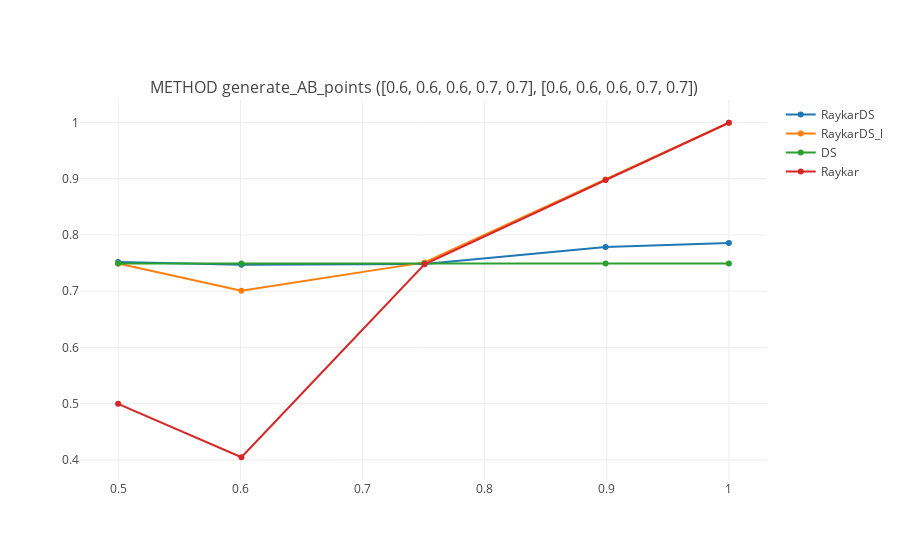
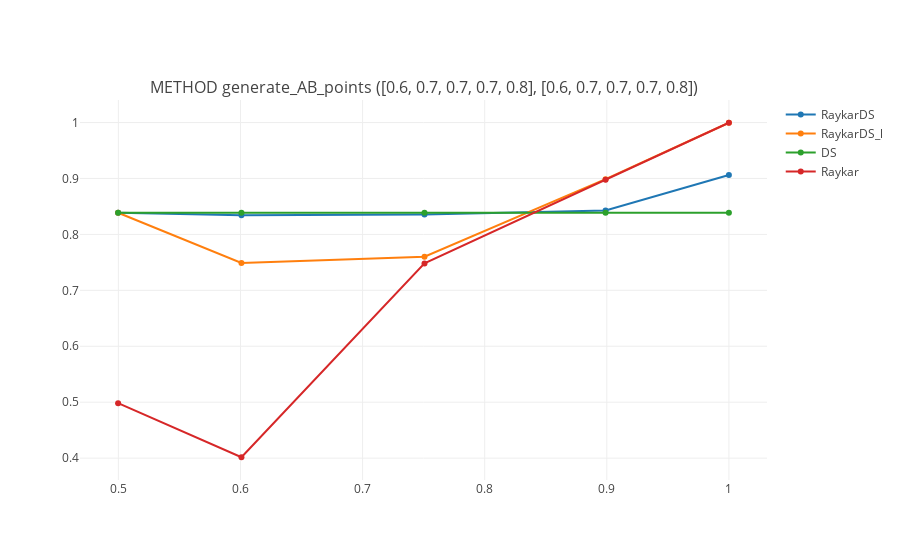
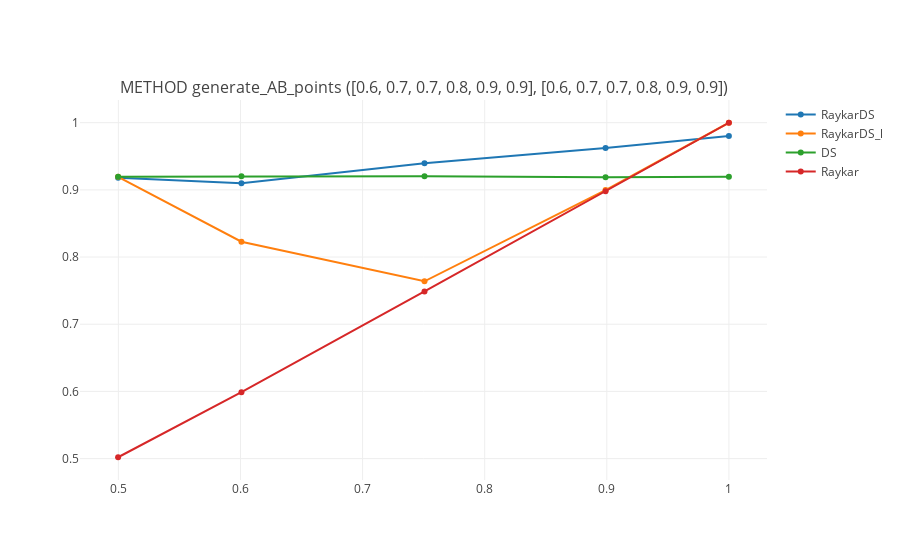
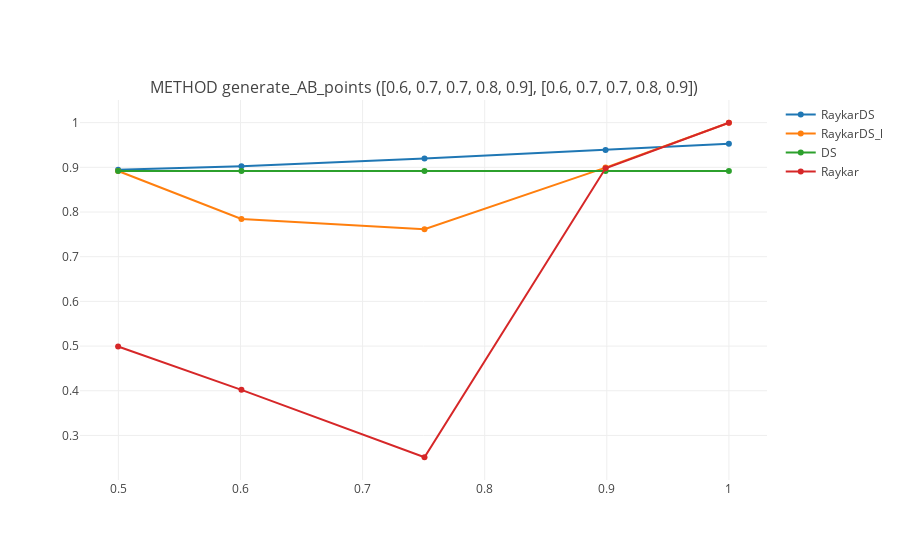

The notebook cell saved with these charts, in order:
### Code cell
show_plots('acc', transforme_data(old_points))

### Figure 1 — Plotly figure (JSON) as saved in the notebook; plotly's stock layout.template omitted (floating-point values rounded to 4 significant figures)
{"data": [{"mode": "lines+markers", "name": "RaykarDS", "type": "scatter", "x": ["0.49978", "0.60079", "0.7507", "0.89899", "1.0"], "xaxis": "x1", "y": [0.7518, 0.7471, 0.7484, 0.7785, 0.7856], "yaxis": "y1"}, {"mode": "lines+markers", "name": "RaykarDS_l", "type": "scatter", "x": ["0.49978", "0.60079", "0.7507", "0.89899", "1.0"], "xaxis": "x1", "y": [0.749, 0.7008, 0.7512, 0.8986, 0.9994], "yaxis": "y1"}, {"mode": "lines+markers", "name": "DS", "type": "scatter", "x": ["0.49978", "0.60079", "0.7507", "0.89899", "1.0"], "xaxis": "x1", "y": [0.749, 0.749, 0.749, 0.749, 0.749], "yaxis": "y1"}, {"mode": "lines+markers", "name": "Raykar", "type": "scatter", "x": ["0.49978", "0.60079", "0.7507", "0.89899", "1.0"], "xaxis": "x1", "y": [0.4997, 0.4048, 0.7477, 0.8979, 0.9994], "yaxis": "y1"}], "layout": {"annotations": [{"font": {"size": 16}, "showarrow": false, "text": "METHOD generate_AB_points ([0.6, 0.6, 0.6, 0.7, 0.7], [0.6, 0.6, 0.6, 0.7, 0.7])", "x": 0.5, "xanchor": "center", "xref": "paper", "y": 1, "yanchor": "bottom", "yref": "paper"}], "xaxis1": {"anchor": "y1", "domain": [0, 1]}, "yaxis1": {"anchor": "x1", "domain": [0, 1]}}}

### Figure 2 — Plotly figure (JSON) as saved in the notebook; plotly's stock layout.template omitted (floating-point values rounded to 4 significant figures)
{"data": [{"mode": "lines+markers", "name": "RaykarDS", "type": "scatter", "x": ["0.49978", "0.60079", "0.7507", "0.89899", "1.0"], "xaxis": "x1", "y": [0.8388, 0.8341, 0.8358, 0.843, 0.9062], "yaxis": "y1"}, {"mode": "lines+markers", "name": "RaykarDS_l", "type": "scatter", "x": ["0.49978", "0.60079", "0.7507", "0.89899", "1.0"], "xaxis": "x1", "y": [0.8388, 0.749, 0.7602, 0.8989, 0.9997], "yaxis": "y1"}, {"mode": "lines+markers", "name": "DS", "type": "scatter", "x": ["0.49978", "0.60079", "0.7507", "0.89899", "1.0"], "xaxis": "x1", "y": [0.8388, 0.8388, 0.8388, 0.8388, 0.8388], "yaxis": "y1"}, {"mode": "lines+markers", "name": "Raykar", "type": "scatter", "x": ["0.49978", "0.60079", "0.7507", "0.89899", "1.0"], "xaxis": "x1", "y": [0.4983, 0.4016, 0.7482, 0.8979, 0.9997], "yaxis": "y1"}], "layout": {"annotations": [{"font": {"size": 16}, "showarrow": false, "text": "METHOD generate_AB_points ([0.6, 0.7, 0.7, 0.7, 0.8], [0.6, 0.7, 0.7, 0.7, 0.8])", "x": 0.5, "xanchor": "center", "xref": "paper", "y": 1, "yanchor": "bottom", "yref": "paper"}], "xaxis1": {"anchor": "y1", "domain": [0, 1]}, "yaxis1": {"anchor": "x1", "domain": [0, 1]}}}

### Figure 3 — Plotly figure (JSON) as saved in the notebook; plotly's stock layout.template omitted (floating-point values rounded to 4 significant figures)
{"data": [{"mode": "lines+markers", "name": "RaykarDS", "type": "scatter", "x": ["0.49978", "0.60079", "0.7507", "0.89899", "1.0"], "xaxis": "x1", "y": [0.9181, 0.9098, 0.9395, 0.9624, 0.9802], "yaxis": "y1"}, {"mode": "lines+markers", "name": "RaykarDS_l", "type": "scatter", "x": ["0.49978", "0.60079", "0.7507", "0.89899", "1.0"], "xaxis": "x1", "y": [0.9195, 0.8228, 0.7639, 0.8997, 0.9999], "yaxis": "y1"}, {"mode": "lines+markers", "name": "DS", "type": "scatter", "x": ["0.49978", "0.60079", "0.7507", "0.89899", "1.0"], "xaxis": "x1", "y": [0.9197, 0.9203, 0.9203, 0.9188, 0.9194], "yaxis": "y1"}, {"mode": "lines+markers", "name": "Raykar", "type": "scatter", "x": ["0.49978", "0.60079", "0.7507", "0.89899", "1.0"], "xaxis": "x1", "y": [0.502, 0.5988, 0.7488, 0.898, 0.9999], "yaxis": "y1"}], "layout": {"annotations": [{"font": {"size": 16}, "showarrow": false, "text": "METHOD generate_AB_points ([0.6, 0.7, 0.7, 0.8, 0.9, 0.9], [0.6, 0.7, 0.7, 0.8, 0.9, 0.9])", "x": 0.5, "xanchor": "center", "xref": "paper", "y": 1, "yanchor": "bottom", "yref": "paper"}], "xaxis1": {"anchor": "y1", "domain": [0, 1]}, "yaxis1": {"anchor": "x1", "domain": [0, 1]}}}

### Figure 4 — Plotly figure (JSON) as saved in the notebook; plotly's stock layout.template omitted (floating-point values rounded to 4 significant figures)
{"data": [{"mode": "lines+markers", "name": "RaykarDS", "type": "scatter", "x": ["0.49978", "0.60079", "0.7507", "0.89899", "1.0"], "xaxis": "x1", "y": [0.8945, 0.9026, 0.9197, 0.9386, 0.9525], "yaxis": "y1"}, {"mode": "lines+markers", "name": "RaykarDS_l", "type": "scatter", "x": ["0.49978", "0.60079", "0.7507", "0.89899", "1.0"], "xaxis": "x1", "y": [0.8919, 0.7843, 0.7616, 0.8994, 0.9997], "yaxis": "y1"}, {"mode": "lines+markers", "name": "DS", "type": "scatter", "x": ["0.49978", "0.60079", "0.7507", "0.89899", "1.0"], "xaxis": "x1", "y": [0.8919, 0.8919, 0.8919, 0.8919, 0.8919], "yaxis": "y1"}, {"mode": "lines+markers", "name": "Raykar", "type": "scatter", "x": ["0.49978", "0.60079", "0.7507", "0.89899", "1.0"], "xaxis": "x1", "y": [0.4989, 0.402, 0.2512, 0.898, 0.9997], "yaxis": "y1"}], "layout": {"annotations": [{"font": {"size": 16}, "showarrow": false, "text": "METHOD generate_AB_points ([0.6, 0.7, 0.7, 0.8, 0.9], [0.6, 0.7, 0.7, 0.8, 0.9])", "x": 0.5, "xanchor": "center", "xref": "paper", "y": 1, "yanchor": "bottom", "yref": "paper"}], "xaxis1": {"anchor": "y1", "domain": [0, 1]}, "yaxis1": {"anchor": "x1", "domain": [0, 1]}}}
